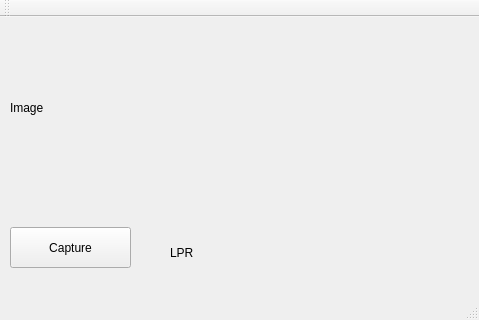
<?xml version="1.0" encoding="UTF-8"?>
<ui version="4.0">
 <class>MainWindow</class>
 <widget class="QMainWindow" name="MainWindow">
  <property name="geometry">
   <rect>
    <x>0</x>
    <y>0</y>
    <width>479</width>
    <height>320</height>
   </rect>
  </property>
  <property name="windowTitle">
   <string>MainWindow</string>
  </property>
  <widget class="QWidget" name="centralWidget">
   <widget class="QPushButton" name="btnOn">
    <property name="geometry">
     <rect>
      <x>10</x>
      <y>210</y>
      <width>121</width>
      <height>41</height>
     </rect>
    </property>
    <property name="text">
     <string>Capture</string>
    </property>
   </widget>
   <widget class="QLabel" name="imageLabel">
    <property name="geometry">
     <rect>
      <x>10</x>
      <y>0</y>
      <width>451</width>
      <height>181</height>
     </rect>
    </property>
    <property name="text">
     <string>Image </string>
    </property>
   </widget>
   <widget class="QLabel" name="LPRlabel">
    <property name="geometry">
     <rect>
      <x>170</x>
      <y>220</y>
      <width>241</width>
      <height>31</height>
     </rect>
    </property>
    <property name="text">
     <string>LPR</string>
    </property>
   </widget>
  </widget>
  <widget class="QMenuBar" name="menuBar">
   <property name="geometry">
    <rect>
     <x>0</x>
     <y>0</y>
     <width>479</width>
     <height>25</height>
    </rect>
   </property>
  </widget>
  <widget class="QToolBar" name="mainToolBar">
   <attribute name="toolBarArea">
    <enum>TopToolBarArea</enum>
   </attribute>
   <attribute name="toolBarBreak">
    <bool>false</bool>
   </attribute>
  </widget>
  <widget class="QStatusBar" name="statusBar"/>
 </widget>
 <layoutdefault spacing="6" margin="11"/>
 <resources/>
 <connections/>
</ui>
